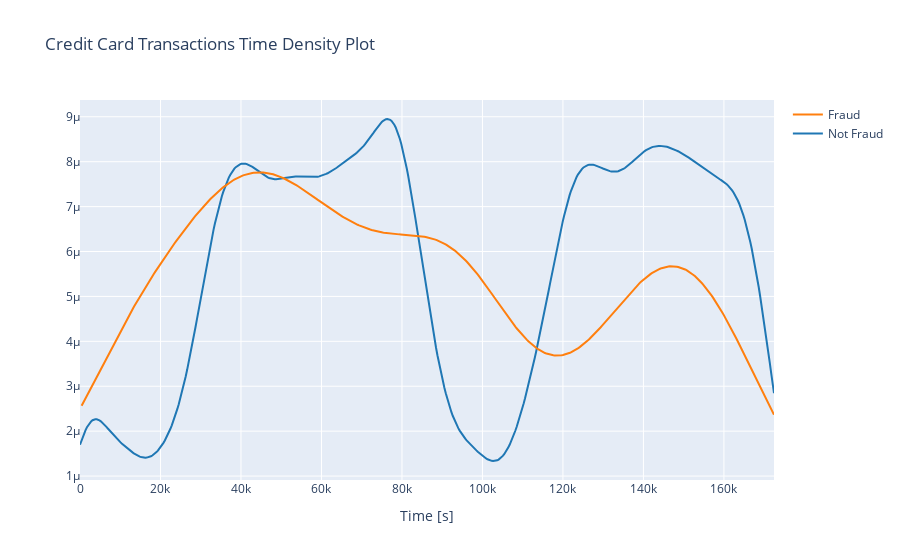

Notebook source saved alongside this figure:
### Markdown cell above
Normalization is important in PCA since it is a variance maximizing exercise. It projects your original data onto directions which maximize the variance.

since V1, V2, … V28 are the principal components obtained with PCA we can clearly see that from above plot that from V1 to V28 variables are normalized. Variable 'Time' and 'Amount' is not normalized.

### Code cell
#figure_factory module contains dedicated functions for creating very specific types of plots
import plotly.figure_factory as ff
from plotly import tools
from plotly.offline import download_plotlyjs, init_notebook_mode, plot, iplot
class_0 = train.loc[train['Class'] == 0]["Time"]
class_1 = train.loc[train['Class'] == 1]["Time"]
hist_data = [class_0, class_1]
group_labels = ['Not Fraud', 'Fraud']

fig = ff.create_distplot(hist_data, group_labels, show_hist=False, show_rug=False)
fig['layout'].update(title='Credit Card Transactions Time Density Plot', xaxis=dict(title='Time [s]'))
iplot(fig, filename='dist_only')

### Figure 1 — Plotly figure (JSON) as saved in the notebook; plotly's stock layout.template omitted (floating-point values rounded to 4 significant figures; data arrays with more than 128 entries replaced by an {"elided": "..."} marker saying what was removed)
{"data": [{"legendgroup": "Not Fraud", "marker": {"color": "rgb(31, 119, 180)"}, "mode": "lines", "name": "Not Fraud", "showlegend": true, "type": "scatter", "x": {"elided": "500 float values"}, "xaxis": "x", "y": {"elided": "500 float values"}, "yaxis": "y"}, {"legendgroup": "Fraud", "marker": {"color": "rgb(255, 127, 14)"}, "mode": "lines", "name": "Fraud", "showlegend": true, "type": "scatter", "x": {"elided": "500 float values"}, "xaxis": "x", "y": {"elided": "500 float values"}, "yaxis": "y"}], "layout": {"barmode": "overlay", "hovermode": "closest", "legend": {"traceorder": "reversed"}, "title": {"text": "Credit Card Transactions Time Density Plot"}, "xaxis": {"anchor": "y2", "domain": [0, 1], "title": {"text": "Time [s]"}, "zeroline": false}, "yaxis": {"anchor": "free", "domain": [0, 1], "position": 0}}}
